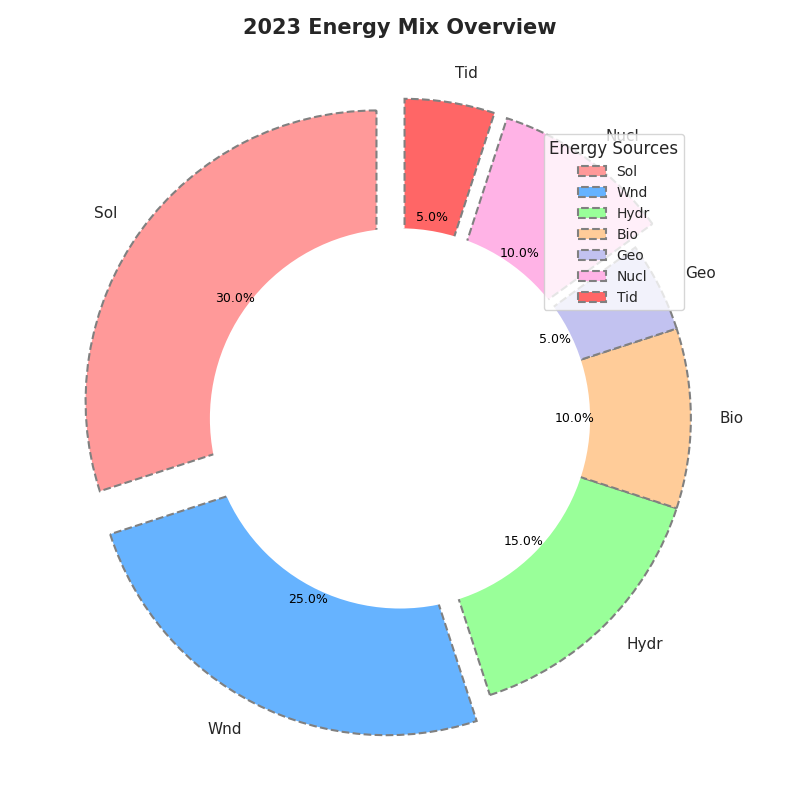

The script that drew this image:
import matplotlib.pyplot as plt

energy_sources = ['Sol', 'Wnd', 'Hydr', 'Bio', 'Geo', 'Nucl', 'Tid']
energy_proportions = [30, 25, 15, 10, 5, 10, 5]

# Randomized stylistic elements
colors = ['#ff9999', '#66b3ff', '#99ff99', '#ffcc99', '#c2c2f0', '#ffb3e6', '#ff6666']
explode = (0.1, 0.1, 0, 0, 0, 0.1, 0.1)  # changed some explode values

fig, ax = plt.subplots(figsize=(8, 8))  # different size
wedges, texts, autotexts = ax.pie(energy_proportions, labels=energy_sources, autopct='%1.1f%%', startangle=90, 
                                  colors=colors, explode=explode, wedgeprops={'edgecolor': 'grey', 'linestyle': '--', 'linewidth': 1.5})

for text in texts:
    text.set_fontsize(11)
for autotext in autotexts:
    autotext.set_fontsize(9)
    autotext.set_color('black')

centre_circle = plt.Circle((0, 0), 0.65, fc='white', linestyle='-', linewidth=1.5)
fig.gca().add_artist(centre_circle)

plt.title('2023 Energy Mix Overview', fontsize=15, fontweight='semibold', pad=15)
plt.legend(wedges, energy_sources, title="Energy Sources", loc="upper right", bbox_to_anchor=(0.9, 0.9), fontsize=10)

plt.tight_layout()
plt.show()
